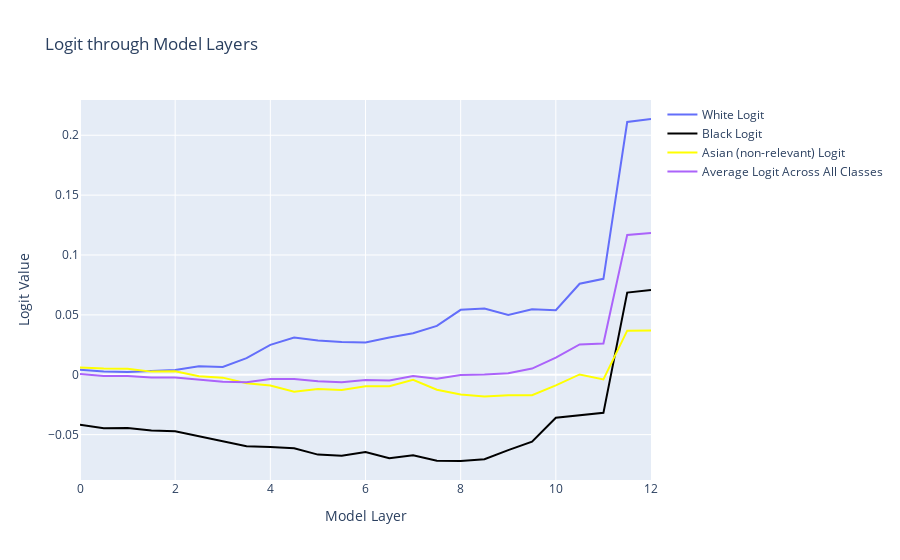

This figure's notebook cell:
### Markdown cell above
The plot below is interactive. Run your cursor over the layers to see the corresponding logit value.

### Code cell
fig = go.Figure()

residual_directions = [
    (white_answer_residual_direction, 'White Logit', model.head.b_H[0], 'dark blue'), # blue for white
    (black_answer_residual_direction, 'Black Logit', model.head.b_H[1], 'black'), 
    (misc_residual_direction, 'Asian (non-relevant) Logit', model.head.b_H[2], 'yellow'), 
]

hover_text = [f"{layer_labels[idx]}" for idx, diff in enumerate(accumulated_residual)]

# Process each residual direction
for direction, label, bias, color in residual_directions:
    logit_predictions = residual_stack_to_logit(accumulated_residual, cache, direction)
    logit_predictions = logit_predictions.T + bias  # Add bias
    logit_predictions = logit_predictions.detach().numpy()
    fig.add_trace(go.Scatter(x= np.arange(model.cfg.n_layers * 2 + 1) / 2, y=logit_predictions, mode='lines', name=label, text=hover_text, line=dict(color=color)))

# Handle "Average Logit Across All Classes" separately
average_total_logits = average_logit_value_across_all_classes(accumulated_residual, cache).detach().numpy()
fig.add_trace(go.Scatter(x= np.arange(model.cfg.n_layers * 2 + 1) / 2, y=average_total_logits, mode='lines', name='Average Logit Across All Classes'))

fig.update_layout(
    title="Logit through Model Layers",
    xaxis_title="Model Layer",
    yaxis_title="Logit Value",
)

fig.show()

### Figure 1 — Plotly figure (JSON) as saved in the notebook; plotly's stock layout.template omitted (floating-point values rounded to 4 significant figures)
{"data": [{"line": {"color": "dark blue"}, "mode": "lines", "name": "White Logit", "text": ["0_pre", "0_mid", "1_pre", "1_mid", "2_pre", "2_mid", "3_pre", "3_mid", "4_pre", "4_mid", "5_pre", "5_mid", "6_pre", "6_mid", "7_pre", "7_mid", "8_pre", "8_mid", "9_pre", "9_mid", "10_pre", "10_mid", "11_pre", "11_mid", "final_post"], "type": "scatter", "x": [0, 0.5, 1, 1.5, 2, 2.5, 3, 3.5, 4, 4.5, 5, 5.5, 6, 6.5, 7, 7.5, 8, 8.5, 9, 9.5, 10, 10.5, 11, 11.5, 12], "y": [0.00409, 0.002779, 0.002232, 0.00337, 0.003905, 0.007018, 0.006534, 0.01392, 0.02498, 0.03109, 0.02853, 0.02746, 0.02695, 0.03104, 0.0347, 0.04077, 0.0542, 0.05539, 0.04991, 0.05464, 0.05397, 0.07597, 0.08013, 0.2111, 0.2136]}, {"line": {"color": "black"}, "mode": "lines", "name": "Black Logit", "text": ["0_pre", "0_mid", "1_pre", "1_mid", "2_pre", "2_mid", "3_pre", "3_mid", "4_pre", "4_mid", "5_pre", "5_mid", "6_pre", "6_mid", "7_pre", "7_mid", "8_pre", "8_mid", "9_pre", "9_mid", "10_pre", "10_mid", "11_pre", "11_mid", "final_post"], "type": "scatter", "x": [0, 0.5, 1, 1.5, 2, 2.5, 3, 3.5, 4, 4.5, 5, 5.5, 6, 6.5, 7, 7.5, 8, 8.5, 9, 9.5, 10, 10.5, 11, 11.5, 12], "y": [-0.04175, -0.04473, -0.04441, -0.04659, -0.04714, -0.05113, -0.05566, -0.05961, -0.0603, -0.06142, -0.06669, -0.06767, -0.06443, -0.06973, -0.06727, -0.07177, -0.07202, -0.07052, -0.06294, -0.05589, -0.03586, -0.03411, -0.03182, 0.06861, 0.07082]}, {"line": {"color": "yellow"}, "mode": "lines", "name": "Asian (non-relevant) Logit", "text": ["0_pre", "0_mid", "1_pre", "1_mid", "2_pre", "2_mid", "3_pre", "3_mid", "4_pre", "4_mid", "5_pre", "5_mid", "6_pre", "6_mid", "7_pre", "7_mid", "8_pre", "8_mid", "9_pre", "9_mid", "10_pre", "10_mid", "11_pre", "11_mid", "final_post"], "type": "scatter", "x": [0, 0.5, 1, 1.5, 2, 2.5, 3, 3.5, 4, 4.5, 5, 5.5, 6, 6.5, 7, 7.5, 8, 8.5, 9, 9.5, 10, 10.5, 11, 11.5, 12], "y": [0.006004, 0.005171, 0.005027, 0.002619, 0.002848, -0.001242, -0.002402, -0.007011, -0.009023, -0.01412, -0.01194, -0.01266, -0.009672, -0.00951, -0.00415, -0.0125, -0.01654, -0.01823, -0.01703, -0.01707, -0.008805, 0.000259, -0.003884, 0.03683, 0.03694]}, {"mode": "lines", "name": "Average Logit Across All Classes", "type": "scatter", "x": [0, 0.5, 1, 1.5, 2, 2.5, 3, 3.5, 4, 4.5, 5, 5.5, 6, 6.5, 7, 7.5, 8, 8.5, 9, 9.5, 10, 10.5, 11, 11.5, 12], "y": [0.0007241, -0.0009856, -0.001108, -0.00226, -0.002187, -0.003844, -0.005902, -0.006291, -0.003505, -0.003542, -0.005427, -0.006349, -0.004442, -0.00479, -0.000965, -0.003225, -0.0001773, 0.0001546, 0.001252, 0.005168, 0.01438, 0.02532, 0.02608, 0.1168, 0.1184]}], "layout": {"title": {"text": "Logit through Model Layers"}, "xaxis": {"title": {"text": "Model Layer"}}, "yaxis": {"title": {"text": "Logit Value"}}}}
